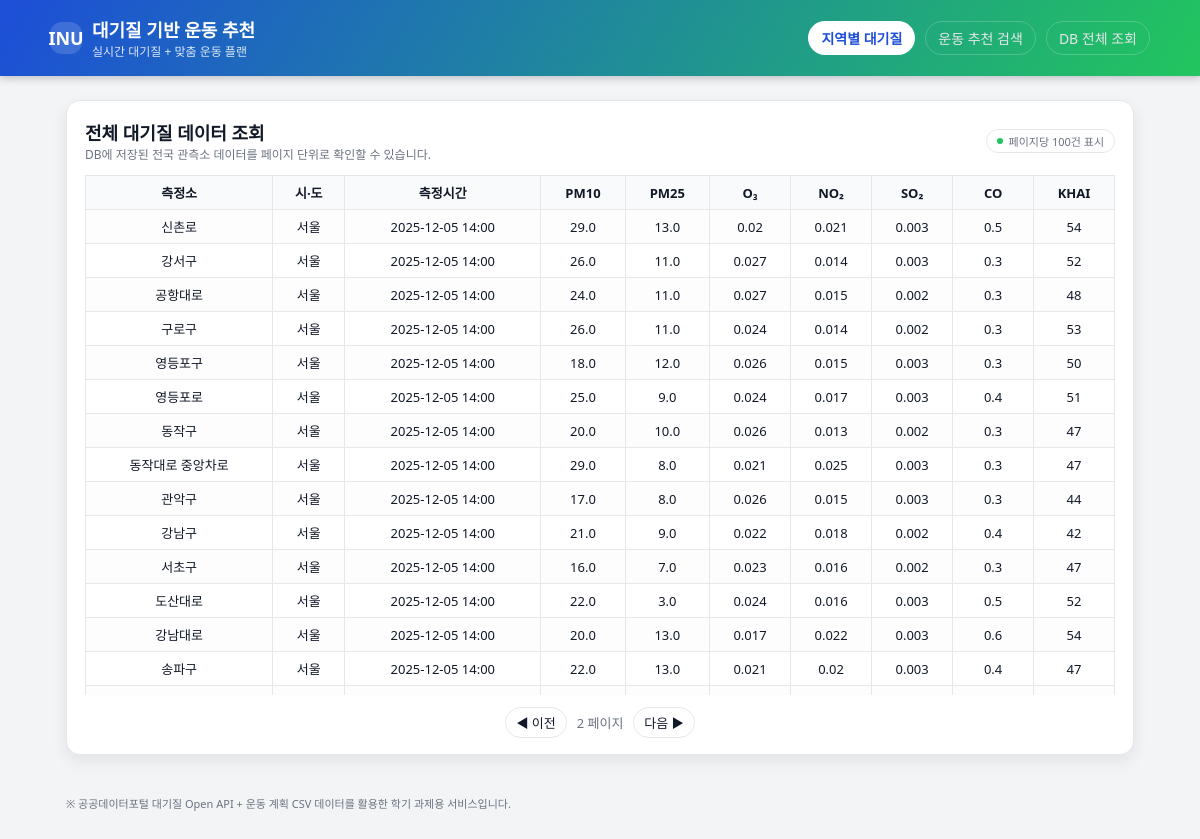
Before: /list?page=2 with the older database file.
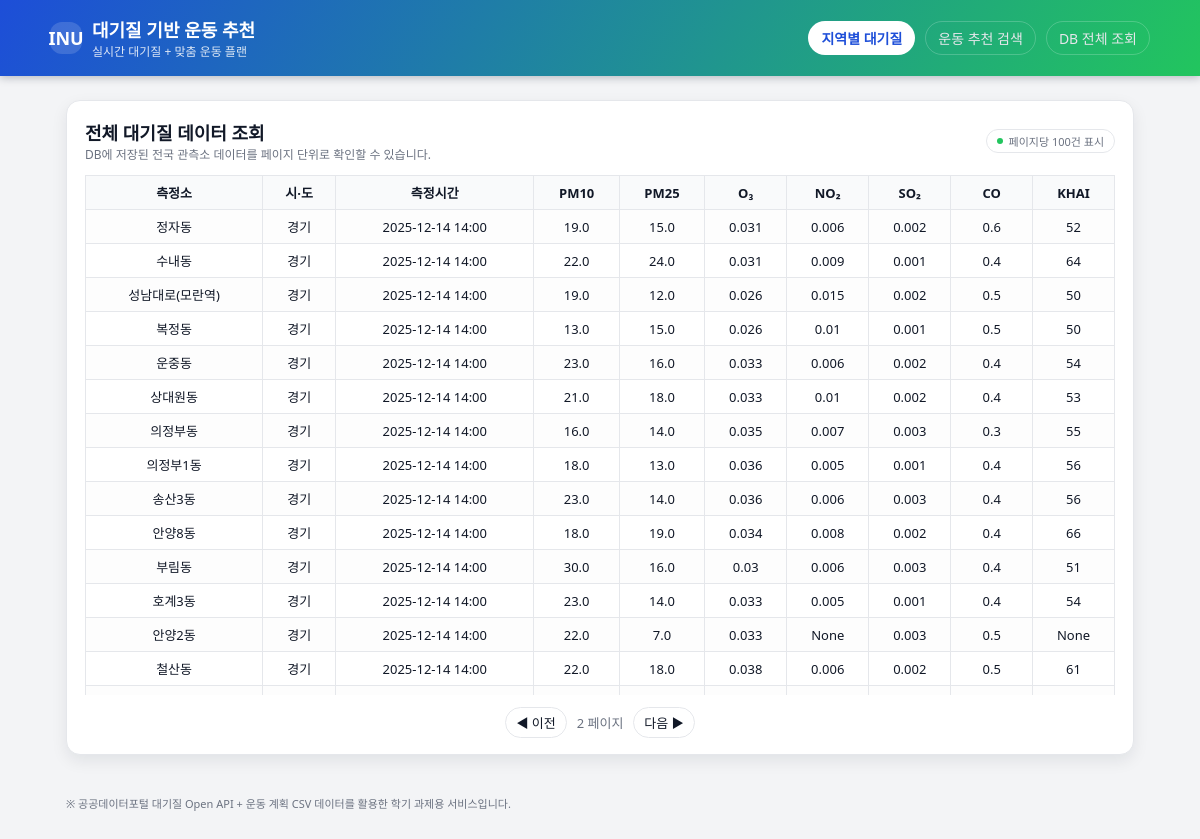
After: the same page with the newer database file.
### tables this page shows
CREATE TABLE air_quality (
    id        INTEGER PRIMARY KEY AUTOINCREMENT,
    station   TEXT,
    sido      TEXT,
    dataTime  TEXT,
    pm10      REAL,
    pm25      REAL,
    o3        REAL,
    no2       REAL,
    so2       REAL,
    co        REAL,
    khai      INTEGER
);

### app.py (the view)
@app.route("/list")
def list_data():
    page = int(request.args.get("page", 1))
    per_page = 100  # 페이지당 100개
    offset = (page - 1) * per_page
    conn = sqlite3.connect(DB_PATH)
    cur = conn.cursor()
    cur.execute("""
        SELECT station, sido, dataTime, pm10, pm25, o3, no2, so2, co, khai
        FROM air_quality
        ORDER BY dataTime DESC
        LIMIT ? OFFSET ?
    """, (per_page + 1, offset))
    rows = cur.fetchall()
    conn.close()
    has_next = len(rows) > per_page
    rows = rows[:per_page]
    return render_template(
        "list.html",
        rows=rows,
        page=page,
        has_next=has_next
    )

### templates/list.html (shortened to what this page needs)
{% extends "base.html" %}
{% block content %}
<div class="card">
    <div class="card-header">
        <div>
            <div class="card-title">전체 대기질 데이터 조회</div>
            <div class="text-muted">DB에 저장된 전국 관측소 데이터를 페이지 단위로 확인할 수 있습니다.</div>
        </div>
        <div class="pill">
            <div class="pill-dot"></div>
            <span>페이지당 100건 표시</span>
        </div>
    </div>
    <div class="mt-8" style="overflow-x:auto; max-height: 520px;">
        <table>
            <tr>
                <th>측정소</th>
                <th>시·도</th>
                <th>측정시간</th>
                <th>PM10</th>
                <th>PM25</th>
                <th>O₃</th>
                <th>NO₂</th>
                <th>SO₂</th>
                <th>CO</th>
                <th>KHAI</th>
            </tr>
            {% for row in rows %}
            <tr>
                <td>{{ row[0] }}</td>
                <td>{{ row[1] }}</td>
                <td>{{ row[2] }}</td>
                <td>{{ row[3] }}</td>
                <td>{{ row[4] }}</td>
                <td>{{ row[5] }}</td>
                <td>{{ row[6] }}</td>
                <td>{{ row[7] }}</td>
                <td>{{ row[8] }}</td>
                <td>{{ row[9] }}</td>
            </tr>
            {% endfor %}
        </table>
    </div>
    <div class="pagination">
        {% if page > 1 %}
            <a href="/list?page={{ page-1 }}">◀ 이전</a>
        {% endif %}
        <span>{{ page }} 페이지</span>
        {% if has_next %}
            <a href="/list?page={{ page+1 }}">다음 ▶</a>
        {% endif %}
    </div>
</div>
{% endblock %}

Changed rows visible on the page:
no longer on this page (row unchanged): air_quality: station "신촌로", sido "서울", dataTime "2025-12-05 14:00", pm10 "29.0", pm25 "13.0", o3 "0.02", no2 "0.021", so2 "0.003", co "0.5", khai "54"
no longer on this page (row unchanged): air_quality: station "강서구", sido "서울", dataTime "2025-12-05 14:00", pm10 "26.0", pm25 "11.0", o3 "0.027", no2 "0.014", so2 "0.003", co "0.3", khai "52"
no longer on this page (row unchanged): air_quality: station "공항대로", sido "서울", dataTime "2025-12-05 14:00", pm10 "24.0", pm25 "11.0", o3 "0.027", no2 "0.015", so2 "0.002", co "0.3", khai "48"
no longer on this page (row unchanged): air_quality: station "구로구", sido "서울", dataTime "2025-12-05 14:00", pm10 "26.0", pm25 "11.0", o3 "0.024", no2 "0.014", so2 "0.002", co "0.3", khai "53"
no longer on this page (row unchanged): air_quality: station "영등포구", sido "서울", dataTime "2025-12-05 14:00", pm10 "18.0", pm25 "12.0", o3 "0.026", no2 "0.015", so2 "0.003", co "0.3", khai "50"
no longer on this page (row unchanged): air_quality: station "영등포로", sido "서울", dataTime "2025-12-05 14:00", pm10 "25.0", pm25 "9.0", o3 "0.024", no2 "0.017", so2 "0.003", co "0.4", khai "51"
no longer on this page (row unchanged): air_quality: station "동작구", sido "서울", dataTime "2025-12-05 14:00", pm10 "20.0", pm25 "10.0", o3 "0.026", no2 "0.013", so2 "0.002", co "0.3", khai "47"
no longer on this page (row unchanged): air_quality: station "동작대로 중앙차로", sido "서울", dataTime "2025-12-05 14:00", pm10 "29.0", pm25 "8.0", o3 "0.021", no2 "0.025", so2 "0.003", co "0.3", khai "47"
no longer on this page (row unchanged): air_quality: station "관악구", sido "서울", dataTime "2025-12-05 14:00", pm10 "17.0", pm25 "8.0", o3 "0.026", no2 "0.015", so2 "0.003", co "0.3", khai "44"
no longer on this page (row unchanged): air_quality: station "강남구", sido "서울", dataTime "2025-12-05 14:00", pm10 "21.0", pm25 "9.0", o3 "0.022", no2 "0.018", so2 "0.002", co "0.4", khai "42"
no longer on this page (row unchanged): air_quality: station "서초구", sido "서울", dataTime "2025-12-05 14:00", pm10 "16.0", pm25 "7.0", o3 "0.023", no2 "0.016", so2 "0.002", co "0.3", khai "47"
no longer on this page (row unchanged): air_quality: station "도산대로", sido "서울", dataTime "2025-12-05 14:00", pm10 "22.0", pm25 "3.0", o3 "0.024", no2 "0.016", so2 "0.003", co "0.5", khai "52"
no longer on this page (row unchanged): air_quality: station "강남대로", sido "서울", dataTime "2025-12-05 14:00", pm10 "20.0", pm25 "13.0", o3 "0.017", no2 "0.022", so2 "0.003", co "0.6", khai "54"
no longer on this page (row unchanged): air_quality: station "송파구", sido "서울", dataTime "2025-12-05 14:00", pm10 "22.0", pm25 "13.0", o3 "0.021", no2 "0.02", so2 "0.003", co "0.4", khai "47"
added air_quality: station "정자동", sido "경기", dataTime "2025-12-14 14:00", pm10 "19.0", pm25 "15.0", o3 "0.031", no2 "0.006", so2 "0.002", co "0.6", khai "52"
added air_quality: station "수내동", sido "경기", dataTime "2025-12-14 14:00", pm10 "22.0", pm25 "24.0", o3 "0.031", no2 "0.009", so2 "0.001", co "0.4", khai "64"
added air_quality: station "성남대로(모란역)", sido "경기", dataTime "2025-12-14 14:00", pm10 "19.0", pm25 "12.0", o3 "0.026", no2 "0.015", so2 "0.002", co "0.5", khai "50"
added air_quality: station "복정동", sido "경기", dataTime "2025-12-14 14:00", pm10 "13.0", pm25 "15.0", o3 "0.026", no2 "0.01", so2 "0.001", co "0.5", khai "50"
added air_quality: station "운중동", sido "경기", dataTime "2025-12-14 14:00", pm10 "23.0", pm25 "16.0", o3 "0.033", no2 "0.006", so2 "0.002", co "0.4", khai "54"
added air_quality: station "상대원동", sido "경기", dataTime "2025-12-14 14:00", pm10 "21.0", pm25 "18.0", o3 "0.033", no2 "0.01", so2 "0.002", co "0.4", khai "53"
added air_quality: station "의정부동", sido "경기", dataTime "2025-12-14 14:00", pm10 "16.0", pm25 "14.0", o3 "0.035", no2 "0.007", so2 "0.003", co "0.3", khai "55"
added air_quality: station "의정부1동", sido "경기", dataTime "2025-12-14 14:00", pm10 "18.0", pm25 "13.0", o3 "0.036", no2 "0.005", so2 "0.001", co "0.4", khai "56"
added air_quality: station "송산3동", sido "경기", dataTime "2025-12-14 14:00", pm10 "23.0", pm25 "14.0", o3 "0.036", no2 "0.006", so2 "0.003", co "0.4", khai "56"
added air_quality: station "안양8동", sido "경기", dataTime "2025-12-14 14:00", pm10 "18.0", pm25 "19.0", o3 "0.034", no2 "0.008", so2 "0.002", co "0.4", khai "66"
added air_quality: station "부림동", sido "경기", dataTime "2025-12-14 14:00", pm10 "30.0", pm25 "16.0", o3 "0.03", no2 "0.006", so2 "0.003", co "0.4", khai "51"
added air_quality: station "호계3동", sido "경기", dataTime "2025-12-14 14:00", pm10 "23.0", pm25 "14.0", o3 "0.033", no2 "0.005", so2 "0.001", co "0.4", khai "54"
added air_quality: station "안양2동", sido "경기", dataTime "2025-12-14 14:00", pm10 "22.0", pm25 "7.0", o3 "0.033", row "None", so2 "0.003", co "0.5"
added air_quality: station "철산동", sido "경기", dataTime "2025-12-14 14:00", pm10 "22.0", pm25 "18.0", o3 "0.038", no2 "0.006", so2 "0.002", co "0.5", khai "61"
